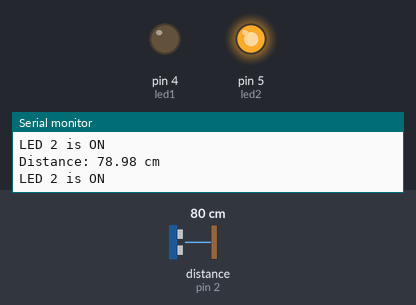
The sketch below on a simulated Arduino Uno, built with avr-gcc and run on an emulated ATmega328P. Shown: output pins drawn as LEDs (lit = HIGH), the last lines printed to the serial monitor. Wiring (inferred from the names in the program): ultrasonic range finder: trigger pin 3; echo pin 2. Inputs (shaded band) come from the test bench; at power-on: distance to the obstacle (sensor on pin 2) 80 cm. The echo pulse lasts 58.3 µs per cm; pins used as bus, display or sensor lines are not drawn.

Above: at 1.2 s.
1.3 s: distance to the obstacle (sensor on pin 2) set to 53 cm
4.3 s: distance to the obstacle (sensor on pin 2) set to 46 cm
At 5.2 s:
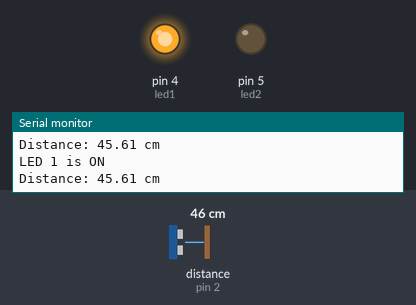
5.8 s: distance to the obstacle (sensor on pin 2) set to 120 cm
At 6.9 s:
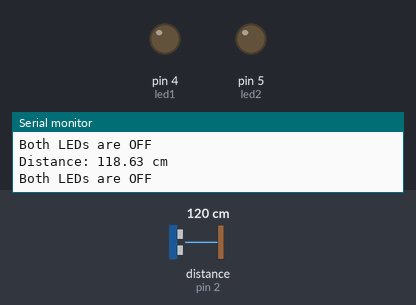
7.3 s: distance to the obstacle (sensor on pin 2) set to 2 cm
At 7.7 s:
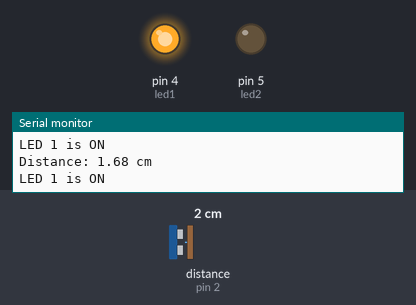
Timing chart, 0 to 9.8 s (numbered marks = the images above; inputs shaded):
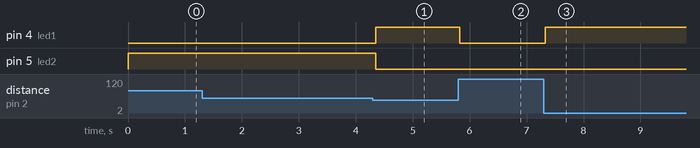

The sketch:

08__ultrasonic3.ino
```cpp
#define echoPin 2
#define trigPin 3
#define led1 4
#define led2 5

void setup() {
  pinMode(trigPin, OUTPUT);
  pinMode(echoPin, INPUT);
  pinMode(led1, OUTPUT);
  pinMode(led2, OUTPUT);
  Serial.begin(9600);
}

void loop() {
  // Clears the trigPin condition
  digitalWrite(trigPin, LOW);
  delayMicroseconds(2);

  // Sets the trigPin HIGH (ACTIVE) for 10 microseconds
  digitalWrite(trigPin, HIGH);
  delayMicroseconds(10);
  digitalWrite(trigPin, LOW);

  // Reads the echoPin, returns the sound wave travel time in microseconds
  float duration = pulseIn(echoPin, HIGH);

  // Calculating the distance
  float distance = duration * 0.034 / 2;  // Speed of sound wave divided by 2 (go and back)

  // Displays the distance on the Serial Monitor
  Serial.print("Distance: ");
  Serial.print(distance);
  Serial.println(" cm");

  if (distance >= 0 && distance <= 50) {
    digitalWrite(led1, HIGH);
    digitalWrite(led2, LOW);
    Serial.println("LED 1 is ON");
  } else if (distance >= 50 && distance <= 100) {
    digitalWrite(led1, LOW);
    digitalWrite(led2, HIGH);
    Serial.println("LED 2 is ON");
  } else {
    digitalWrite(led1, LOW);
    digitalWrite(led2, LOW);
    Serial.println("Both LEDs are OFF");
  }
}
```

Measured:
- the behaviour switches between 51 and 50 cm on distance to the obstacle (sensor on pin 2) (found by bisection; images 0 and 1)
- after the input at 4.3 s, pin 4 (led1): LOW → HIGH after 0.05 s; pin 5 (led2): HIGH → LOW after 0.05 s
- after the input at 5.8 s, pin 4 (led1): HIGH → LOW at once
- after the input at 7.3 s, pin 4 (led1): LOW → HIGH at once
